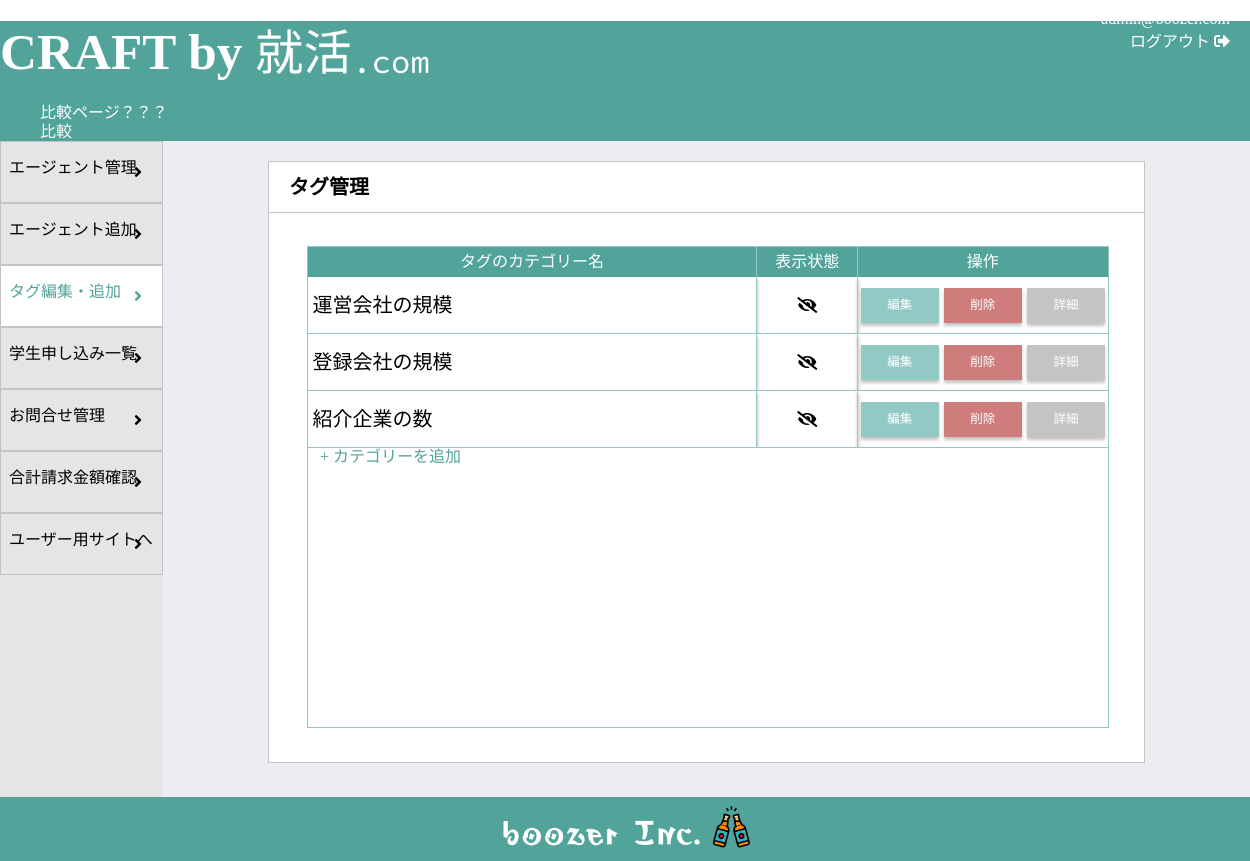
The app's page /craft_admin/tag.php (signed in), older data.
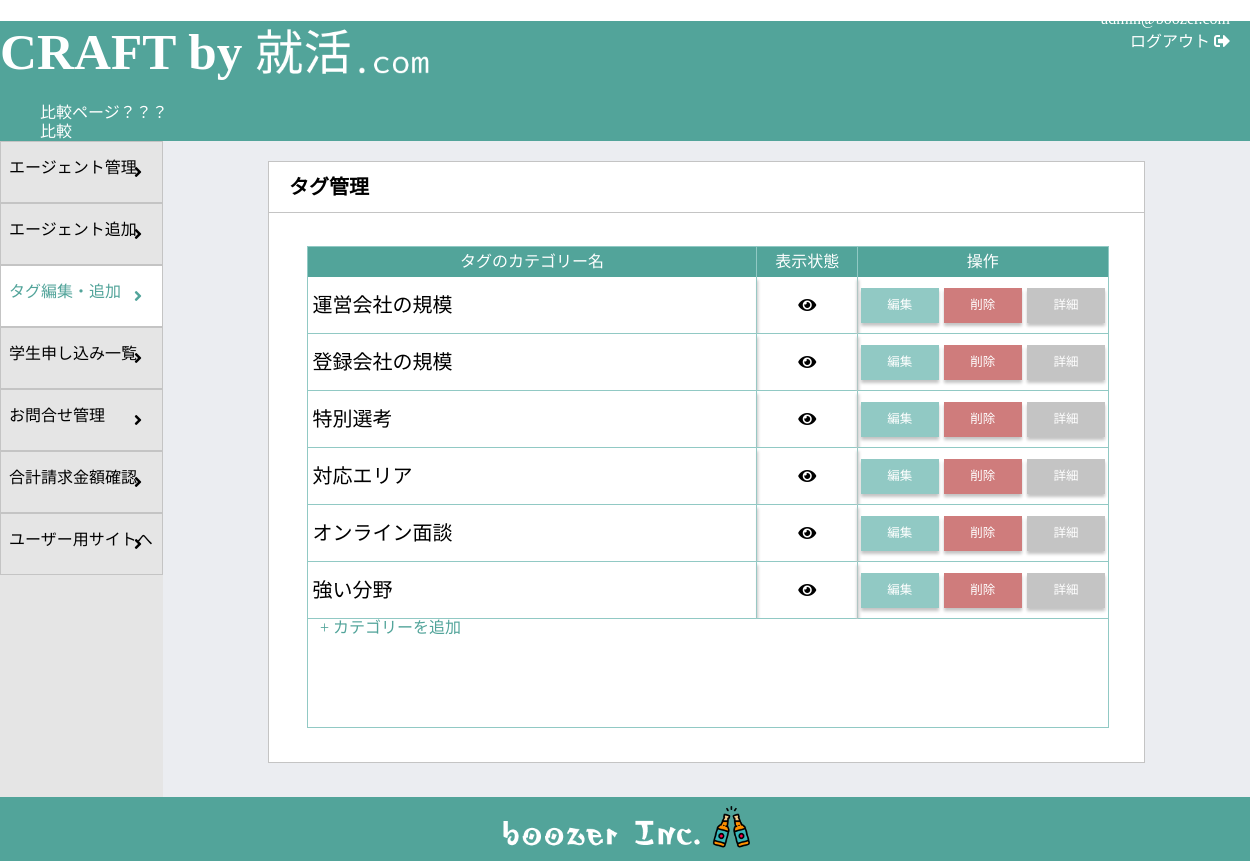
The same page, newer data.
### tables this page shows
CREATE TABLE tag_categories (
    id INT AUTO_INCREMENT NOT NULL PRIMARY KEY,
    tag_category VARCHAR(255) NOT NULL,
    tag_category_desc VARCHAR(255) NOT NULL,
    hide INT NOT NULL
);

### src/craft_admin/tag.php (the view, shortened to what this page needs)
<?php
require('../dbconnect.php');
$stmt = $db->query("SELECT * FROM tag_categories");
$categories = $stmt->fetchAll();
?>
<!DOCTYPE html>
<html lang="en">
<head>
  <link href="https://use.fontawesome.com/releases/v5.15.4/css/all.css" rel="stylesheet">
</head>
<body>
<form action="" method="POST">
  <?php require('../_header.php'); ?>
  <div class="util_logout">
    <p class="util_logout_email"><?= $_SESSION['email'] ?></p>
    <a href="./login/logout.php">
      ログアウト
      <i class="fas fa-sign-out-alt"></i>
    </a>
  </div>
  <div class="util_container">
    <div class="util_sidebar">
      <div class="util_sidebar_button">
        <a class="util_sidebar_link" href="/craft_admin/home.php">エージェント管理</a>
        <i class="fas fa-angle-right"></i>
      </div>
      <div class="util_sidebar_button">
        <a class="util_sidebar_link" href="/craft_admin/add_agent.php">エージェント追加</a>
        <i class="fas fa-angle-right"></i>
      </div>
      <div class="util_sidebar_button util_sidebar_button--selected">
        <a class="util_sidebar_link util_sidebar_link--selected" href="/craft_admin/tag.php">タグ編集・追加</a>
        <i class="fas fa-angle-right"></i>
      </div>
      <div class="util_sidebar_button">
        <a class="util_sidebar_link" href="/craft_admin/students_info.php">学生申し込み一覧</a>
        <i class="fas fa-angle-right"></i>
      </div>
      <div class="util_sidebar_button">
        <a class="util_sidebar_link" href="/craft_admin/contact_management.php">お問合せ管理</a>
        <i class="fas fa-angle-right"></i>
      </div>
      <div class="util_sidebar_button">
        <a class="util_sidebar_link" href="/craft_admin/invoice.php">合計請求金額確認</a>
        <i class="fas fa-angle-right"></i>
      </div>
      <div class="util_sidebar_button">
        <a class="util_sidebar_link" href="/userpage/top.php" target="_blank">ユーザー用サイトへ</a>
        <i class="fas fa-angle-right"></i>
      </div>
    </div>
    <div class="util_content">
      <div class="util_title">
        <h2 class="util_title--text">
          タグ管理
        </h2>
      </div>
      <div class="tag-list">
        <div class="tag-list_labels">
          <div class="tag-list_labels--left">タグのカテゴリー名</div>
          <div class="tag-list_labels--middle">表示状態</div>
          <div class="tag-list_labels--right">操作</div>
        </div>
        <?php foreach ($categories as $category) : ?>
        <div class="tag-categories">
          <div class="tag-categories_info">
            <p class="tag-categories_info--name"><?= $category['tag_category'] ?></p>
          </div>
          <div class="tag-categories_display">
            <?php
            $sql = 'SELECT count(*) FROM tag_categories WHERE id = ? AND hide = 0';
            $stmt = $db->prepare($sql);
            $stmt->execute(array($category['id']));
            $display = $stmt->fetch();
            if ($display[0] == 1) {
            ?>
            <input type="submit" value="&#xf06e;" class="fas tag-categories_display--eye" name="hide[<?= $category['id'] ?>]" >
            <?php } else { ?>
            <input type="submit" value="&#xf070;" class="fas tag-categories_display--eye" name="show[<?= $category['id'] ?>]">
            <?php } ?>
          </div>
          <div class="tag-categories_buttons">
            <a href="./edit_tag_category.php?id=<?= $category['id'] ?>">
              <button type="button" class="util_action_button util_action_button--edit">編集</button>
            </a>
            <button type="button" class="util_action_button util_action_button--delete" onclick="deleteModal(<?= $category['id'] ?>)">削除</button>
            <button type="button" name="more" class="util_action_button util_action_button--list" id="<?= $category['id'] ?>" onclick="clickfunction(<?= $category['id'] ?>)">詳細</button>
          </div>
        </div>
        <?php endforeach; ?>
        <a href="./edit_tag_category.php?act=add" class="tag_category_add">+ カテゴリーを追加</a>
      </div>
    </div>
  </div>
  </form>
  <?php require('../_footer.php'); ?>
</body>
</html>

Row changes from the older to the newer data that the page shows:
removed tag_categories: tag_category "紹介企業の数"
changed tag_categories "運営会社の規模": value "" → ""
changed tag_categories "登録会社の規模": value "" → ""
added tag_categories: tag_category "特別選考"
added tag_categories: tag_category "対応エリア"
added tag_categories: tag_category "オンライン面談"
added tag_categories: tag_category "強い分野", id ""
